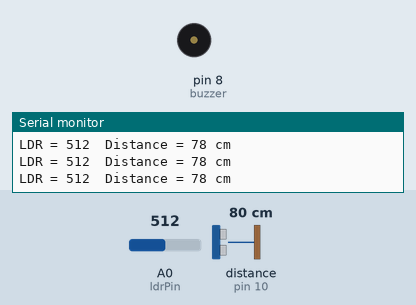
Recording of a sketch running on a simulated Arduino Uno, built with avr-gcc and run on an emulated ATmega328P. On the bench: buzzer (waves = sounding), the last lines printed to the serial monitor. Wiring (inferred from the names in the program): ultrasonic range finder: trigger pin 9; echo pin 10. Inputs (shaded band) come from the test bench; at power-on: distance to the obstacle (sensor on pin 10) 80 cm, A0 (ldrPin) = 512. The echo pulse lasts 58.3 µs per cm.

Above: at 5.7 s.
5.8 s: distance to the obstacle (sensor on pin 10) set to 24 cm
7.3 s: distance to the obstacle (sensor on pin 10) set to 20 cm
8.8 s: A0 (ldrPin) set to 108
At 9.3 s:
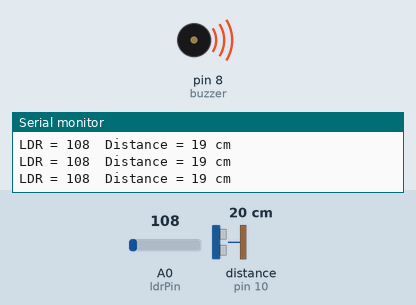
11.8 s: A0 (ldrPin) set to 90
Timing chart, 0 to 14.3 s (numbered marks = the images above; inputs shaded):
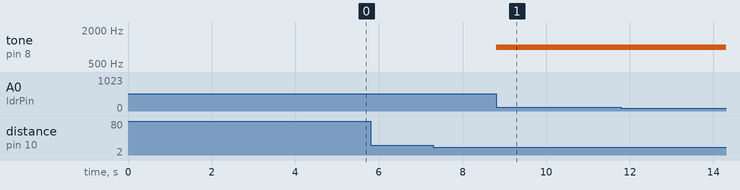

Measured:
- after the input at 8.8 s, tone on pin 8 (buzzer): silent → 1000 Hz at once

The sketch:

code.ino
```cpp
// Security System using Ultrasonic + LDR + Buzzer

const int trigPin = 9;
const int echoPin = 10;
const int buzzer = 8;
const int ldrPin = A0;

long duration;
int distance;
int ldrValue;

int lightThreshold = 500;   // Adjust if needed
int detectDistance = 20;    // cm

void setup() {

  pinMode(trigPin, OUTPUT);
  pinMode(echoPin, INPUT);

  pinMode(buzzer, OUTPUT);

  Serial.begin(9600);
}

void loop() {

  // Read LDR
  ldrValue = analogRead(ldrPin);

  // Measure distance
  digitalWrite(trigPin, LOW);
  delayMicroseconds(2);

  digitalWrite(trigPin, HIGH);
  delayMicroseconds(10);

  digitalWrite(trigPin, LOW);

  duration = pulseIn(echoPin, HIGH);

  distance = duration * 0.034 / 2;

  Serial.print("LDR = ");
  Serial.print(ldrValue);

  Serial.print("  Distance = ");
  Serial.print(distance);
  Serial.println(" cm");

  // Activate only at night
  if (ldrValue < lightThreshold) {

    // Person detected
    if (distance <= detectDistance) {

      tone(buzzer, 1000);     // Alarm ON

    }
    else {

      noTone(buzzer);          // No person
    }

  }
  else {

    noTone(buzzer);            // Daytime
  }

  delay(200);
}
```
